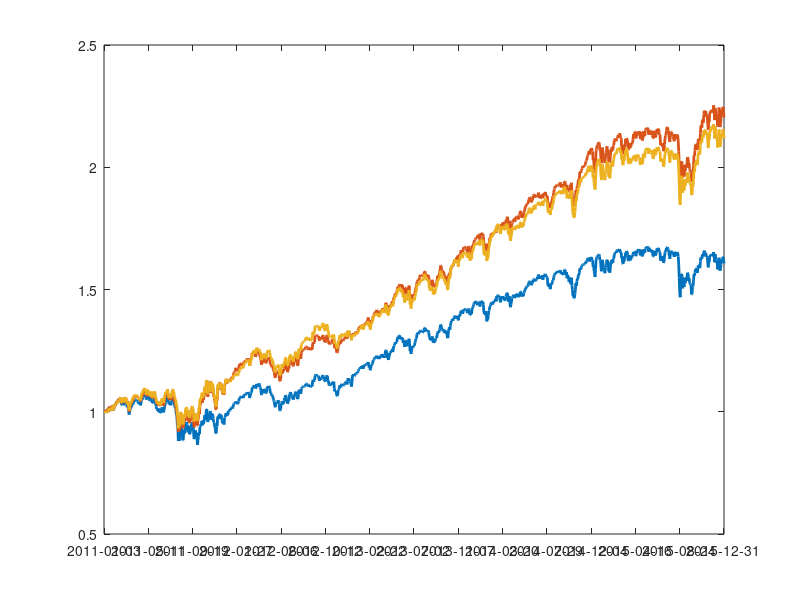

Here is the MATLAB script that generated this plot: (Note: this script raises an error after producing the figure.)
clear
x1 = load('SP500-ETE.mat');
x2 = load('SP500-DR.mat');
x1.tref1 = x1.tref1(datenum(x1.tref1)<=datenum(2015,12,31));
[tref1,ia,ib] = intersect(x1.tref1,x2.tref1);
r = [x1.r(ia,:),x2.r(ib,end)];
y_c = cumprod(1+r);
t_str = tref1;
T=length(t_str);
h=figure;
plot(y_c,'LineWidth',2);
set(gca,'xlim',[0,T]);
set(gca,'XTick',floor(linspace(1,T,15)));
set(gca,'XTickLabel',t_str(floor(linspace(1,T,15))));
set(gca,'XTickLabelRotation',90)    
setpixelposition(gcf,[223,365,1345,420]);
legend({'S&P 500 Full-Replication','ALAIT-ETE','ALAIT-DR'},'Location','best')
